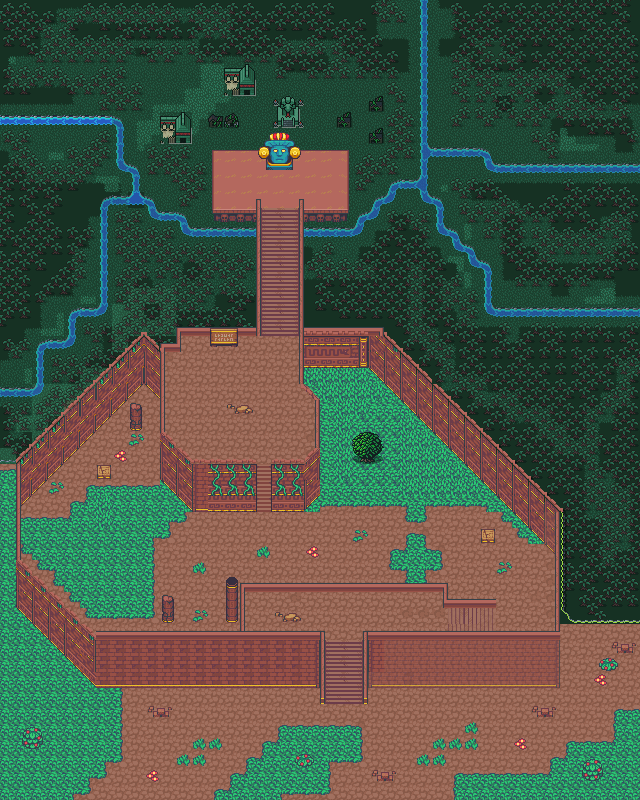

This game map was drawn from its Tiled (.tmx) file and the tilesets committed beside it. A one-line description and the trimmed map source follow:
An orthogonal 40x50 tile map with 16x16 px tiles, 7 tile layers (Collision, Background, Below BackGround, Belove AboveGrass, ...), 5 tilesets and 26 objects.

<map version="1.10" tiledversion="1.10.1" orientation="orthogonal" renderorder="right-down" width="40" height="50" tilewidth="16" tileheight="16" infinite="0" nextlayerid="11" nextobjectid="99">
 <editorsettings>
  <export target="wastetown..tmx" format="tmx" />
 </editorsettings>
 <tileset firstgid="1" source="../../tileset/main.tsx" />
 <tileset firstgid="10113" source="../../tileset/buildings.tsx" />
 <tileset firstgid="11905" source="../../tileset/dungeon/dungeon_bis.tsx" />
 <tileset firstgid="28289" source="../../tileset/dungeon.tsx" />
 <tileset firstgid="32769" source="../../tileset/dungeon/animatedtiles.tsx" />
 <layer id="10" name="Collision" width="40" height="50" opacity="0">
  <data>[2000 cells, 337 non-empty, 18 distinct tile ids]</data>
 </layer>
 <layer id="1" name="Background" width="40" height="50">
  <data>[2000 cells, 952 non-empty, 15 distinct tile ids]</data>
 </layer>
 <layer id="8" name="Below BackGround" width="40" height="50" opacity="0.6">
  <data>[2000 cells, 1080 non-empty, 12 distinct tile ids]</data>
 </layer>
 <layer id="9" name="Belove AboveGrass" width="40" height="50" opacity="0.46">
  <data>[2000 cells, 793 non-empty, 24 distinct tile ids]</data>
 </layer>
 <layer id="7" name="Below Forest" width="40" height="50" opacity="0.7">
  <data>[2000 cells, 1123 non-empty, 97 distinct tile ids]</data>
 </layer>
 <layer id="2" name="Ground" width="40" height="50">
  <data>[2000 cells, 507 non-empty, 75 distinct tile ids]</data>
 </layer>
 <layer id="3" name="Clutter" width="40" height="50">
  <properties>
   <property name="spriteLayer" type="bool" value="true" />
  </properties>
  <data>[2000 cells, 319 non-empty, 94 distinct tile ids]</data>
 </layer>
 <objectgroup id="4" name="Objects">
  <object id="38" template="../../obj/entry_up.tx" x="280.5" y="798.5" width="48" height="16">
   <properties>
    <property name="teleport" value="" />
   </properties>
  </object>
  <object id="48" template="../../obj/treasure.tx" x="231.921" y="168.487" />
  <object id="55" template="../../obj/enemy.tx" x="460.22" y="539.626">
   <properties>
    <property name="enemy" value="Snake" />
    <property name="threatRange" type="int" value="50" />
    <property name="waypoints" value="98,69,79,83,97,83,79" />
   </properties>
  </object>
  <object id="62" template="../../obj/enemy.tx" x="93.307" y="538.539">
   <properties>
    <property name="enemy" value="Snake" />
    <property name="threatRange" type="int" value="50" />
    <property name="waypoints" value="79,69,98" />
   </properties>
  </object>
  <object id="63" template="../../obj/gold.tx" x="316.333" y="200.667" />
  <object id="64" template="../../obj/enemy.tx" x="237.575" y="398.439">
   <properties>
    <property name="displayNameOverride" value="Viashino Shaman" />
    <property name="enemy" value="Shaman of Zedruu" />
    <property name="threatRange" type="int" value="50" />
   </properties>
  </object>
  <object id="66" template="../../obj/enemy.tx" x="274.026" y="206.114">
   <properties>
    <property name="enemy" value="Mindclaw Shaman" />
    <property name="threatRange" type="int" value="50" />
   </properties>
  </object>
  <object id="67" template="../../obj/enemy.tx" x="333.311" y="623.794">
   <properties>
    <property name="displayNameOverride" value="Viashino Guard" />
    <property name="enemy" value="Viashino" />
    <property name="threatRange" type="int" value="50" />
   </properties>
  </object>
  <object id="68" template="../../obj/manashards.tx" x="351.395" y="401.965" />
  <object id="69" template="../../obj/waypoint.tx" x="69.193" y="485.368" />
  <object id="75" template="../../obj/booster.tx" x="312.526" y="168.36">
   <properties>
    <property name="reward">[
  {
    "editions": [ "OGW" ],
    "type": "card",
    "count": 10,
    "colors": ["Green"],
    "rarity": [ "Common" ]
  },
  {
    "editions": [ "OGW" ],
    "type": "card",
    "count": 3,
    "colors": ["Green"],
    "rarity": [ "Uncommon" ]
  },
  {
    "editions": [ "OGW" ],
    "type": "Green",
    "count": 1,
    "colors": ["Colorless"],
    "rarity": [ "Rare", "Mythic Rare" ]
  }
]
</property>
   </properties>
  </object>
  <object id="79" template="../../obj/waypoint.tx" x="167.807" y="583.675" />
  <object id="80" template="../../obj/waypoint.tx" x="272.754" y="433.175" />
  <object id="83" template="../../obj/waypoint.tx" x="410.43" y="468.693" />
  <object id="87" template="../../obj/collision.tx" x="-15" y="-2.9495" width="16" height="803.899" />
  <object id="88" template="../../obj/collision.tx" x="639.5" y="-0.4495" width="16" height="803.899" />
  <object id="89" template="../../obj/collision.tx" x="-13.72" y="-17.5" width="671.44" height="16" />
  <object id="90" template="../../obj/collision.tx" x="-14.22" y="800.5" width="671.44" height="16" />
  <object id="91" template="../../obj/manashards.tx" x="186" y="355" />
  <object id="92" template="../../obj/gold.tx" x="105" y="448.5" />
  <object id="93" template="../../obj/gold.tx" x="207" y="631" />
  <object id="94" template="../../obj/enemy.tx" x="390.5" y="464.5">
   <properties>
    <property name="enemy" value="Snake" />
    <property name="threatRange" type="int" value="50" />
    <property name="waypoints" value="77,69,73,74" />
   </properties>
  </object>
  <object id="95" template="../../obj/enemy.tx" x="112" y="479">
   <properties>
    <property name="enemy" value="Hidden Snake" />
    <property name="threatRange" type="int" value="50" />
   </properties>
  </object>
  <object id="96" template="../../obj/waypoint.tx" x="413.5" y="563.5" />
  <object id="97" template="../../obj/waypoint.tx" x="363" y="395.5" />
  <object id="98" template="../../obj/waypoint.tx" x="63" y="553.5" />
 </objectgroup>
</map>
